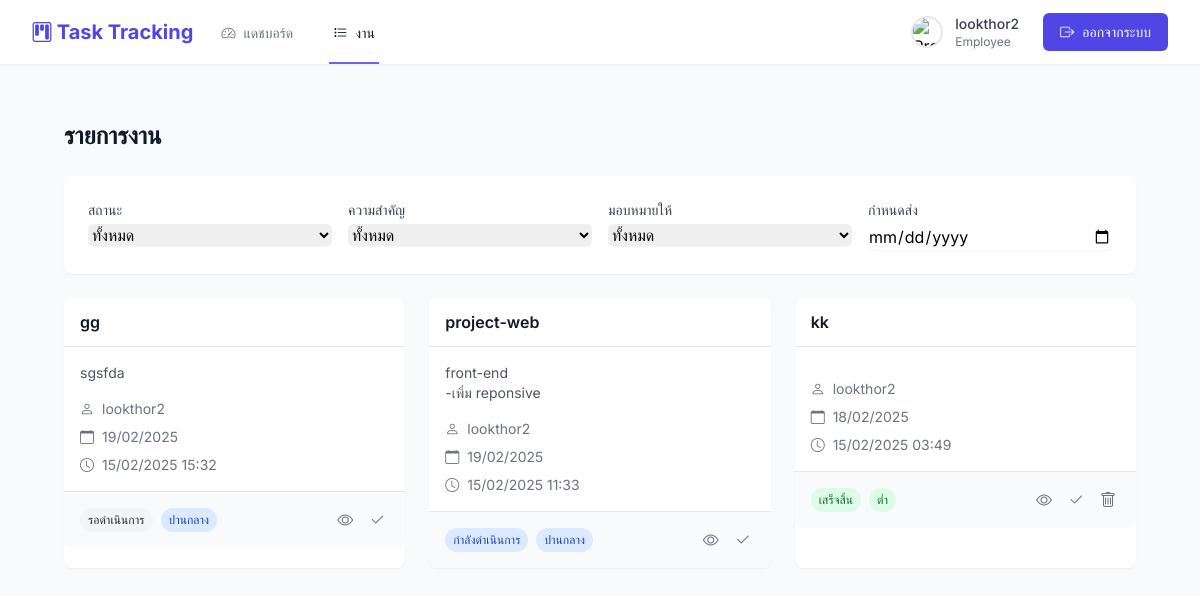
Page /tasks.php (signed in) on the earlier database version.
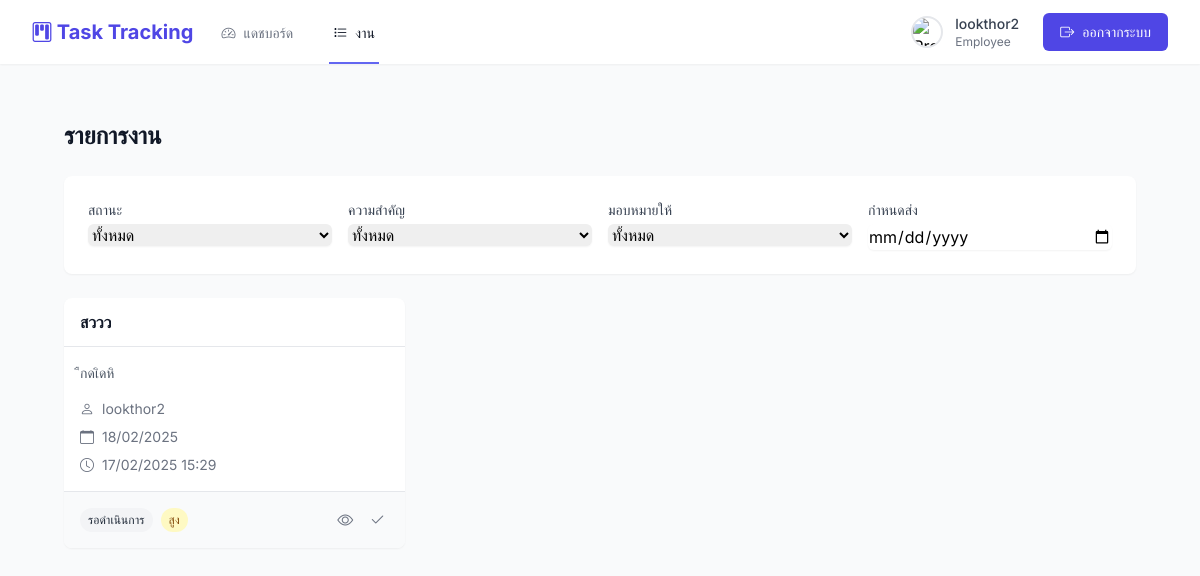
Same page on the later database version.
### tables this page shows
CREATE TABLE `tasks` (
  `task_id` int(11) NOT NULL,
  `title` varchar(255) NOT NULL,
  `description` text DEFAULT NULL,
  `status` enum('pending','in_progress','completed','cancelled') DEFAULT 'pending',
  `priority` enum('low','medium','high','urgent') DEFAULT 'medium',
  `due_date` date DEFAULT NULL,
  `created_at` datetime DEFAULT current_timestamp(),
  `updated_at` datetime DEFAULT current_timestamp() ON UPDATE current_timestamp(),
  `created_by` int(11) DEFAULT NULL,
  `assigned_to` int(11) DEFAULT NULL,
  `project_id` int(11) DEFAULT NULL,
  `assigned_by` int(11) DEFAULT NULL
);

CREATE TABLE `users` (
  `user_id` int(11) NOT NULL,
  `username` varchar(50) NOT NULL,
  `email` varchar(100) NOT NULL,
  `password` varchar(255) NOT NULL,
  `role` enum('admin','manager','employee') NOT NULL DEFAULT 'employee',
  `token` varchar(64) DEFAULT NULL,
  `token_expires_at` datetime DEFAULT NULL,
  `created_at` timestamp NOT NULL DEFAULT current_timestamp(),
  `updated_at` datetime DEFAULT current_timestamp() ON UPDATE current_timestamp(),
  `is_active` tinyint(1) NOT NULL DEFAULT 1,
  `profile_image` varchar(255) DEFAULT 'default-profile.png',
  `department_id` int(11) DEFAULT NULL,
  `phone` varchar(20) DEFAULT NULL
);

### auth.php (called while the page is built, shortened)
<?php
$base_path = __DIR__;
require_once $base_path . '/check_token.php';
function canEditTask($task_id) {
    global $conn;
    $user_id = $_SESSION['user_id'] ?? 0;
    $stmt = $conn->prepare("SELECT * FROM tasks WHERE task_id = ? AND assigned_to = ?");
    $stmt->bind_param("ii", $task_id, $user_id);
    $stmt->execute();
    $result = $stmt->get_result();
    return $result->num_rows > 0;
}
function canDeleteTask($task_id) {
    global $conn;
    $user_id = $_SESSION['user_id'] ?? 0;
    $role = $_SESSION['role'] ?? '';
    $stmt = $conn->prepare("SELECT * FROM tasks WHERE task_id = ? AND created_by = ?");
    $stmt->bind_param("ii", $task_id, $user_id);
    $stmt->execute();
    $result = $stmt->get_result();
    return $result->num_rows > 0;
}
?>

### tasks.php (the view, shortened to what the rows shown need)
<?php
require_once 'db.php';
require_once 'auth.php';
$user_id = $_SESSION['user_id'];
$role = $_SESSION['role'];
$tasks_sql = match($role) {
    'admin' => "SELECT t.*,
               u.username as assigned_username,
               DATE_FORMAT(t.created_at, '%d/%m/%Y %H:%i') as created_at_formatted
               FROM tasks t
               LEFT JOIN users u ON t.assigned_to = u.user_id
               ORDER BY t.created_at DESC",
    'manager' => "SELECT t.*,
                 u.username as assigned_username,
                 DATE_FORMAT(t.created_at, '%d/%m/%Y %H:%i') as created_at_formatted
                 FROM tasks t
                 LEFT JOIN users u ON t.assigned_to = u.user_id
                 WHERE t.created_by = ?
                 ORDER BY t.created_at DESC",
    'employee' => "SELECT t.*,
                  u.username as assigned_username,
                  DATE_FORMAT(t.created_at, '%d/%m/%Y %H:%i') as created_at_formatted
                  FROM tasks t
                  LEFT JOIN users u ON t.assigned_to = u.user_id
                  WHERE t.assigned_to = ?
                  ORDER BY t.created_at DESC",
    default => null
};
if ($tasks_sql) {
    $stmt = $conn->prepare($tasks_sql);
    if ($role !== 'admin') {
        $stmt->bind_param("i", $user_id);
    }
    $stmt->execute();
    $result = $stmt->get_result();
}
include 'header.php';
?>
<!DOCTYPE html>
<html lang="th">
<head>
    <script src="https://cdn.tailwindcss.com"></script>
    <link rel="stylesheet" href="https://cdn.jsdelivr.net/npm/bootstrap-icons@1.11.3/font/bootstrap-icons.min.css">
</head>
<body class="bg-gray-50">
    <div class="max-w-7xl mx-auto py-6 sm:px-6 lg:px-8">
        <div class="space-y-6">
            <div class="flex justify-between items-center">
                <h1 class="text-2xl font-bold text-gray-900">รายการงาน</h1>
            </div>
            <div class="grid grid-cols-1 md:grid-cols-2 lg:grid-cols-3 gap-6" id="taskList">
                <?php if ($result && $result->num_rows > 0): ?>
                    <?php while ($task = $result->fetch_assoc()): ?>
                        <div class="task-card bg-white rounded-lg shadow-sm hover:shadow-md transition-shadow"
                             data-task-id="<?php echo $task['task_id']; ?>"
                             data-status="<?php echo $task['status']; ?>"
                             data-priority="<?php echo $task['priority']; ?>"
                             data-assignee="<?php echo $task['assigned_to']; ?>"
                             data-due-date="<?php echo date('Y-m-d', strtotime($task['due_date'])); ?>">
                            <div class="px-4 py-3 border-b flex justify-between items-center">
                                <h3 class="font-semibold text-gray-900 truncate">
                                    <?php echo htmlspecialchars($task['title']); ?>
                                </h3>
                            </div>
                            <div class="p-4">
                                <p class="text-gray-600 text-sm mb-4">
                                    <?php echo nl2br(htmlspecialchars($task['description'])); ?>
                                </p>
                                <div class="space-y-2">
                                    <div class="flex items-center text-sm text-gray-500">
                                        <i class="bi bi-person mr-2"></i>
                                        <?php echo htmlspecialchars($task['assigned_username'] ?? 'ไม่ระบุ'); ?>
                                    </div>
                                    <div class="flex items-center text-sm text-gray-500">
                                        <i class="bi bi-calendar mr-2"></i>
                                        <?php echo date('d/m/Y', strtotime($task['due_date'])); ?>
                                    </div>
                                    <div class="flex items-center text-sm text-gray-500">
                                        <i class="bi bi-clock mr-2"></i>
                                        <?php echo date('d/m/Y H:i', strtotime($task['created_at'])); ?>
                                    </div>
                                </div>
                            </div>
                            <div class="px-4 py-3 bg-gray-50 border-t rounded-b-lg">
                                <div class="flex justify-between items-center">
                                <div class="flex space-x-2">
                                    <span class="status-badge px-2 py-1 text-xs font-medium rounded-full
                                        <?php
                                        echo match($task['status']) {
                                            'pending' => 'bg-gray-100 text-gray-800',
                                            'in_progress' => 'bg-blue-100 text-blue-800',
                                            'completed' => 'bg-green-100 text-green-800',
                                            'cancelled' => 'bg-red-100 text-red-800',
                                            default => 'bg-gray-100 text-gray-800'
                                        };
                                        ?>">
                                        <?php
                                        echo match($task['status']) {
                                            'pending' => 'รอดำเนินการ',
                                            'in_progress' => 'กำลังดำเนินการ',
                                            'completed' => 'เสร็จสิ้น',
                                            'cancelled' => 'ยกเลิก',
                                            default => 'ไม่ระบุ'
                                        };
                                        ?>
                                    </span>
                                    <span class="priority-badge px-2 py-1 text-xs font-medium rounded-full
                                        <?php
                                        echo match($task['priority']) {
                                            'low' => 'bg-green-100 text-green-800',
                                            'medium' => 'bg-blue-100 text-blue-800',
                                            'high' => 'bg-yellow-100 text-yellow-800',
                                            'urgent' => 'bg-red-100 text-red-800',
                                            default => 'bg-gray-100 text-gray-800'
                                        };
                                        ?>">
                                        <?php
                                        echo match($task['priority']) {
                                            'low' => 'ต่ำ',
                                            'medium' => 'ปานกลาง',
                                            'high' => 'สูง',
                                            'urgent' => 'เร่งด่วน',
                                            default => 'ไม่ระบุ'
                                        };
                                        ?>
                                    </span>
                                </div>
                                    <div class="flex space-x-2">
                                        <button onclick="viewTask(<?php echo $task['task_id']; ?>)"
                                                class="p-1 text-gray-500 hover:text-indigo-600 transition-colors">
                                            <i class="bi bi-eye"></i>
                                        </button>
                                        <?php if (canEditTask($task['task_id'])): ?>
                                        <button onclick="updateStatus(<?php echo $task['task_id']; ?>)"
                                                class="p-1 text-gray-500 hover:text-green-600 transition-colors">
                                            <i class="bi bi-check2"></i>
                                        </button>
                                        <?php endif; ?>
                                        <?php if (canDeleteTask($task['task_id'])): ?>
                                        <button onclick="deleteTask(<?php echo $task['task_id']; ?>)"
                                                class="p-1 text-gray-500 hover:text-red-600 transition-colors">
                                            <i class="bi bi-trash"></i>
                                        </button>
                                        <?php endif; ?>
                                    </div>
                                </div>
                            </div>
                        </div>
                    <?php endwhile; ?>
                <?php endif; ?>
            </div>
        </div>
    </div>
</body>
</html>

Differences in the rows shown:
removed tasks: title "gg", description "sgsfda", assigned_to.username "lookthor2", due_date "19/02/2025", created_at "15/02/2025 15:32", status "รอดำเนินการ", priority "ปานกลาง"
removed tasks: title "project-web", description "front-end -เพิ่ม reponsive", assigned_to.username "lookthor2", due_date "19/02/2025", created_at "15/02/2025 11:33", status "กำลังดำเนินการ", priority "ปานกลาง"
removed tasks: title "kk", created_by.username "lookthor2", due_date "18/02/2025", created_at "15/02/2025 03:49", status "เสร็จสิ้น", priority "ต่ำ"
added tasks: title "สววว", description "ืกดเิดหิ", users.username "lookthor2", due_date "18/02/2025", created_at "17/02/2025 15:29", status "รอดำเนินการ", priority "สูง"
